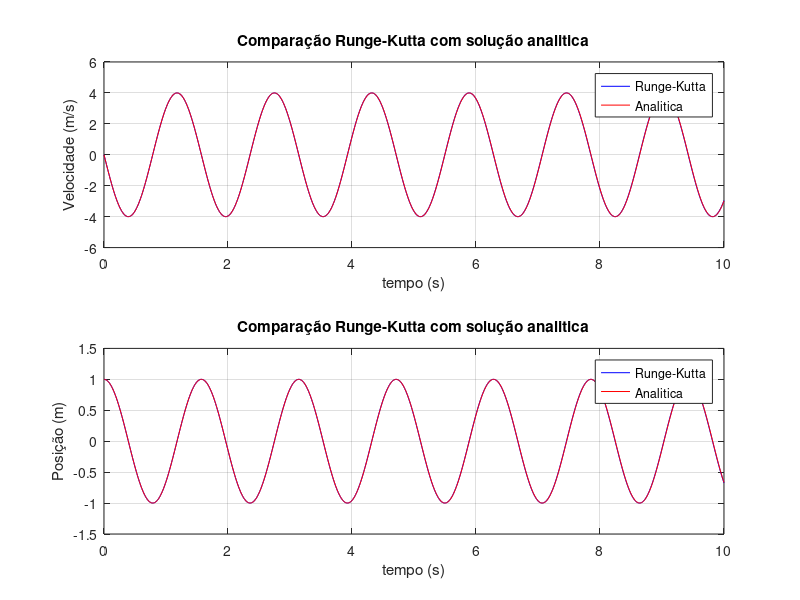

The MATLAB source for this figure:
%%  EX1.d
clear,clc,close all

%% CONSTANTES

h=0.01;
tf=10;
t=0:h:tf;

k=16;
m=1;

x=[];
v=[];

x(1)=1;
v(1)=0;

%% MÉTODO DE RUNGE-KUTTA

%SIMPLIFICAÇÃO -> REMOVER TODAS AS DERIVADAS NÃO NECESSÁRIAS
%Equações das derivadas:  (Só é necessário colocar as equações)
fx = @(V) V;        %derivada em ordem ao tempo de x
fv = @(X) -k*X/m;   %derivada em ordem ao tempo de v

for i=1:length(t)-1
    r1x= fx(v(i));
    r1v= fv(x(i));

    r2x= fx( v(i)+r1v*h/2 );
    r2v= fv( x(i)+r1x*h/2 );

    x(i+1)=x(i)+ r2x*h;
    v(i+1)=v(i)+ r2v*h;
end

%% SOLUÇÃO ANALÍTICA

w  = sqrt(k/m);

xt = x(1)*cos(w.*t);
vt = -x(1)*w*sin(w.*t);

%% GRÁFICOS

figure(1)
subplot(2,1,1)
plot(t,v,'b',t,vt,'r')
grid on
title('Comparação Runge-Kutta com solução analitica')
xlabel('tempo (s)')
ylabel('Velocidade (m/s)')
legend('Runge-Kutta','Analitica')

subplot(2,1,2)
plot(t,x,'b',t,xt,'r')
grid on
title('Comparação Runge-Kutta com solução analitica')
xlabel('tempo (s)')
ylabel('Posição (m)')
legend('Runge-Kutta','Analitica')
